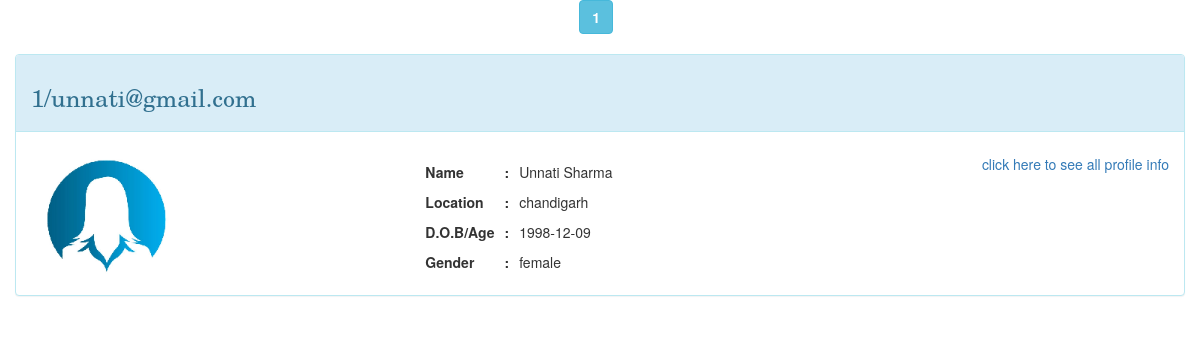
The app's page /project/search1.php with its own data.
### tables this page shows
CREATE TABLE `m_regform` (
  `id` int(10) NOT NULL,
  `email` varchar(30) DEFAULT NULL,
  `password` varchar(500) NOT NULL,
  `category` varchar(20) NOT NULL,
  `name` varchar(30) NOT NULL,
  `dob` varchar(100) NOT NULL,
  `height` varchar(20) DEFAULT NULL,
  `marital_status` varchar(20) DEFAULT NULL,
  `mother_tongue` varchar(20) DEFAULT NULL,
  `religion` varchar(50) DEFAULT NULL,
  `mobileno` varchar(50) NOT NULL,
  `otp` varchar(5) DEFAULT NULL,
  `status` varchar(2) NOT NULL DEFAULT '0',
  `temp` varchar(1000) DEFAULT NULL,
  `color` varchar(100) NOT NULL,
  `weight` varchar(100) NOT NULL,
  `hometown` varchar(100) NOT NULL,
  `food` varchar(100) NOT NULL,
  `surname` varchar(100) NOT NULL,
  `zodiac` varchar(100) NOT NULL,
  `education` varchar(100) NOT NULL,
  `profession` varchar(100) NOT NULL,
  `income` varchar(100) NOT NULL,
  `gender` varchar(50) NOT NULL DEFAULT 'male',
  `profile_image` varchar(100) NOT NULL DEFAULT 'images/female.png',
  `view_count` int(11) NOT NULL DEFAULT '5',
  `age_in_y` int(11) NOT NULL,
  `countrycode` varchar(100) NOT NULL
);

### project/search1.php (the view, shortened to what this page needs)
<!DOCTYPE html>
<html>
<head>
  <?php
  include ("linkfile.php");
  ?>
</head>
<body>
<div class="container-fluid">
  <?php
  require_once("mylibr.php");
  $pageno=0;
  $obj= new lib();
$wt_value="";
$ht_value="";
$rel_value="";
$mth_value="";
$zdsign_value="";
$age_value="";
$where_con="";
  $weight_val=explode("/", $wt_value);
  $count1=count($weight_val);
  $height_val=explode("/", $ht_value);
  $count2=count($height_val);
  $religion_val=explode("/", $rel_value);
  $count3=count($religion_val);
  $mth_val=explode("-", $mth_value);
  $count4=count($mth_val);
  $zdsign_val=explode("-", $zdsign_value);
  $count5=count($zdsign_val);
  $age_val=explode("/", $age_value);
  $count6=count($age_val);
   if($count6!=0)
   {
     $where_con6="( ";
     for($i=0;$i<$count6;$i++){
     $age=explode('-',$age_val[$i]);
     $where_con6.="age_in_y BETWEEN '$age[0]' AND '$age[1]'";
   }
    $where_con6.=")";
   }
  else $where_con6="";
  if($count5!=0)
  {
    $where_con5="(";
    for($i=0;$i<$count5;$i++){
    $where_con5.="zodiac='$zdsign_val[$i]'";
    if($i<$count5-1)
    {
      $where_con5.=" or ";
    }}
    $where_con5.=")";
  }
  else $where_con5="";
  if($count4!=0)
  {
    $where_con4="(";
    for($i=0;$i<$count4;$i++){
    $where_con4.="mother_tongue='$mth_val[$i]'";
    if($i<$count4-1)
    {
      $where_con4.=" or ";
    }}
    $where_con4.=")";
  }
  else $where_con4="";
  if($count3!=0)
  {
    $where_con3="(";
    for($i=0;$i<$count3;$i++){
    $where_con3.="religion='$religion_val[$i]'";
    if($i<$count3-1)
    {
      $where_con3.=" or ";
    }}
    $where_con3.=")";
  }
  else $where_con3="";
  if($count2!=0)
  {
    $where_con2="(";
    for($i=0;$i<$count2;$i++){
    $where_con2.="height='$height_val[$i]'";
    if($i<$count2-1)
    {
      $where_con2.=" or ";
    }}
    $where_con2.=")";
  }
  else $where_con2="";
   if($count1!=0)
   {
     $where_con1="( ";
     for($i=0;$i<$count1;$i++){
     $weight=explode('-',$weight_val[$i]);
     $where_con1.="weight BETWEEN '$weight[0]' AND '$weight[1]'";
   }
    $where_con1.=")";
   }
  else $where_con1="";
  if($where_con1!='' && $where_con2 !='' && $where_con3!='' && $where_con4!='' && $where_con5!='' && $where_con6!='')
{
  $where_con=" $where_con2 OR $where_con1 OR $where_con3 OR $where_con4 OR $where_con5 OR $where_con6";
}
else
{
  $where_con=" $where_con2$where_con1$where_con3$where_con4$where_con5$where_con6";
}
$size=1;
$col_list="email,id,name,hometown,dob,gender,profile_image";
  $result=$obj->search('m_regform',$col_list,$where_con,$size,$pageno,"search1.php");
  $no_of_record=$obj->get_num_rows();
for($i=0;$i<$no_of_record;$i++){
  $record_data=$obj->get_row($i);
  echo "<br>";
  echo "<div class='row'>";
    echo "<div class='col-md-12'>";
  echo "<div class='panel panel-info'>
  <div class='panel-heading'>
  <h3>$record_data[1]/$record_data[0]</h3>";
  echo"
  </div>
  <div class='panel-body'>
  <div class='row'>
  <div class='col-md-4'>
  <img src='$record_data[6]' width=150 class='img-circle'/>
  </div>
  <div class='col-md-5'>
  <table class='table-condensed'>
  <tr><h4><th>Name</th><th>:</th><td> $record_data[2]</td></h4></tr>
  <tr><h4><th>Location</th><th>:</th><td> $record_data[3]</td></h4></tr>
  <tr><h4><th>D.O.B/Age </th><th>:</th><td> $record_data[4]</td></h4></tr>
  <tr><h4><th>Gender</th><th>:</th><td> $record_data[5]</td></h4></tr>
  </table>
  </div>
  <div class='col-md-3'>
  <h5 style='text-align: right'><a href='profile.php?pid=$record_data[1]'>click here to see all profile info</a></h5>
  </div>
  </div>
  </div>
  </div>
  </div></div>";
}
?>
</div>
</body>
</html>

### project/linkfile.php (style rules this page uses)
* { box-sizing: border-box; }
h4,h3 { font-family: New Century Schoolbook, TeX Gyre Schola, serif; }

### records on screen
m_regform: id "1", email "unnati@gmail.com", profile_image (picture), name "Unnati Sharma", hometown "chandigarh", dob "1998-12-09", gender "female"
